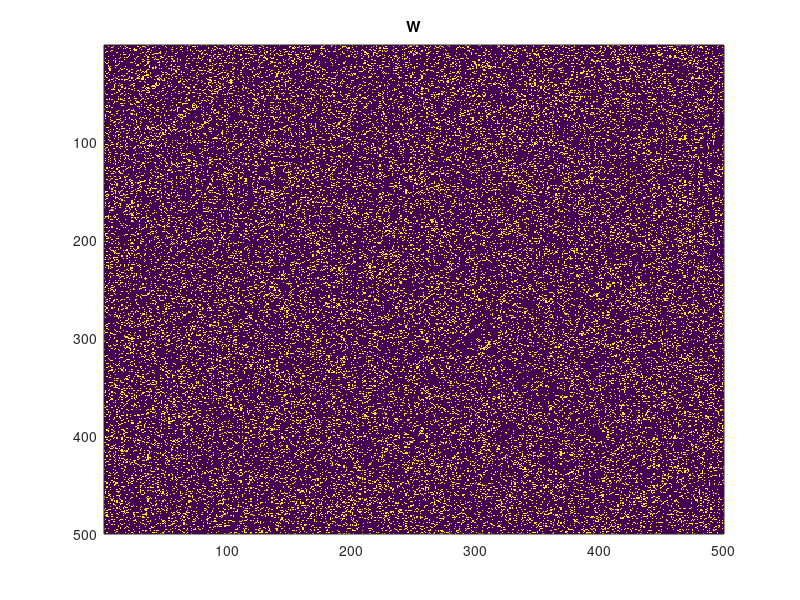
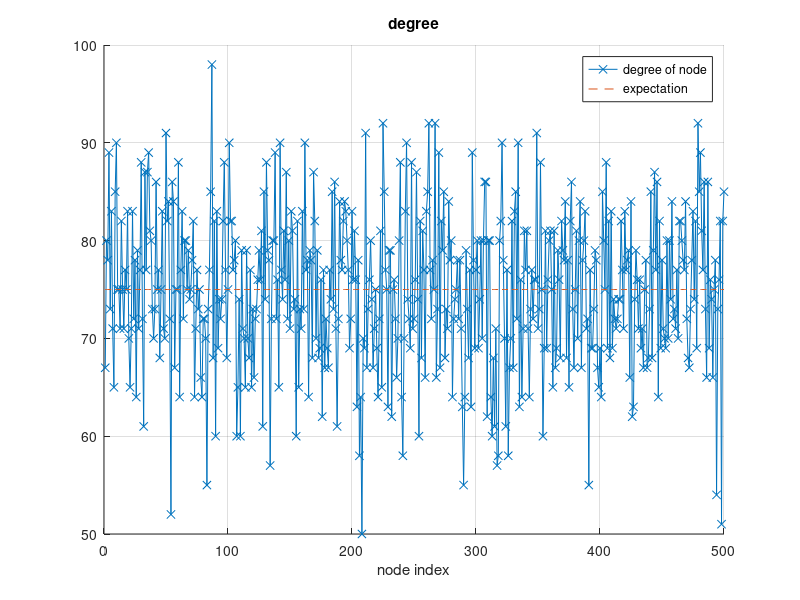
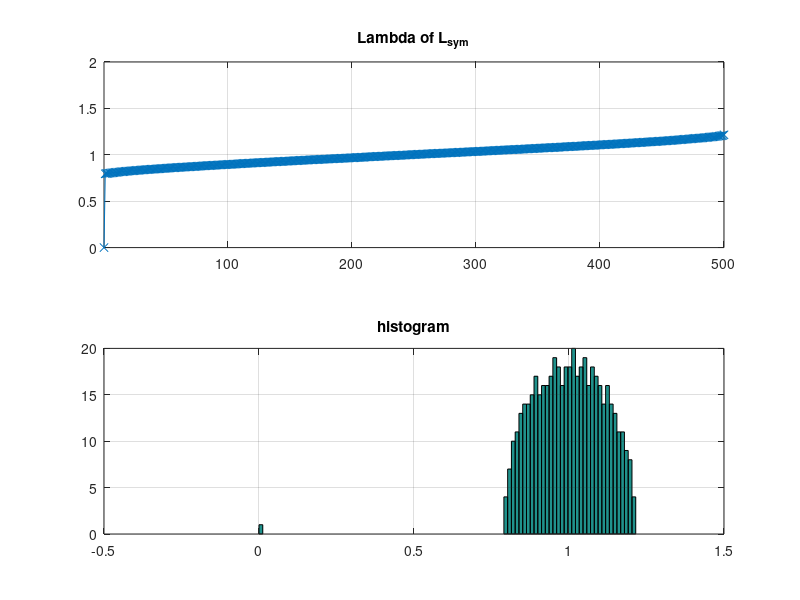
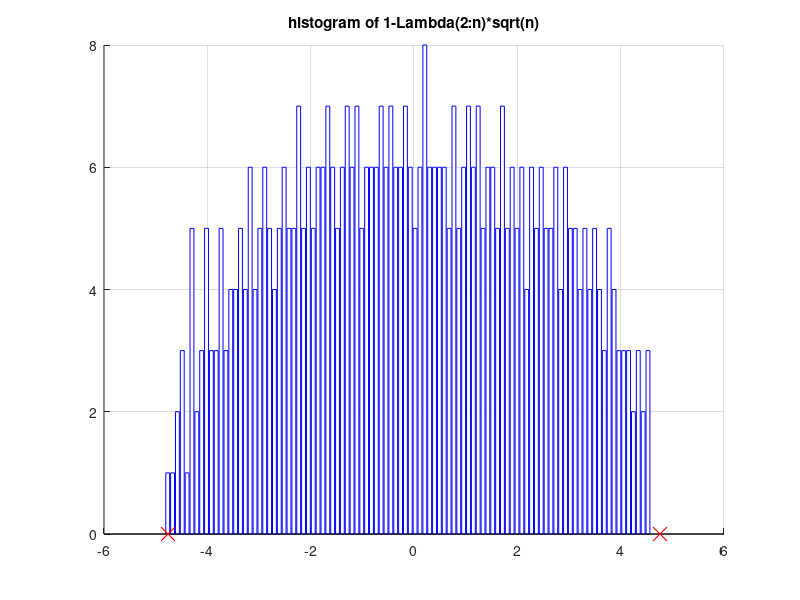

These charts were generated, in order, by the following MATLAB code:
% this file studies the second eigenvalue of an Erdos-Renyi random graph

clear all; close all; %rng(2017);

%% parameter

n = 100;
n = 200;
n = 500;

%n = 1000;
%n = 5000;

%

%a = 4;
%p = a*log(n)/n

p = 0.15;

%% simulate random graph

W = double(triu( rand(n,n) < p, 1));

W= W + W';

%
figure(1),clf;
%% the degree 
dW = sum(W,2);

imagesc(W);
title('W')


figure(2),clf; hold on;
plot(dW,'x-');
plot( p*n*ones(n,1),'--');
grid on;
xlabel('node index')
legend('degree of node', 'expectation')
title('degree')


%% eig

[v,d]=eig(W,diag(dW));
[lambda, tmp] = sort(diag(d),'descend');
psi = v(:,tmp);

Lambda_L = 1-lambda;

%
figure(3),clf;
subplot(2,1,1);
plot(Lambda_L,'x-');
axis([1,n,0,2])
grid on; title('Lambda of L_{sym}')
subplot(2,1,2);
hist(Lambda_L, 100);
grid on; title('histogram')

%%
sig= sqrt((1-p)/p); %due to normalize by degree

C = 2*sig


figure(4),clf; hold on;
%hist((1-Lambda_L(2:n))*sqrt(n),100);
[n1,x1]=hist((1-Lambda_L(2:n))*sqrt(n),100);
bar(x1,n1,'FaceColor','w','EdgeColor','b');
plot(-C,0,'xr', 'MarkerSize',10);
plot(C,0,'xr', 'MarkerSize',10);
grid on; 
title('histogram of 1-Lambda(2:n)*sqrt(n)')



